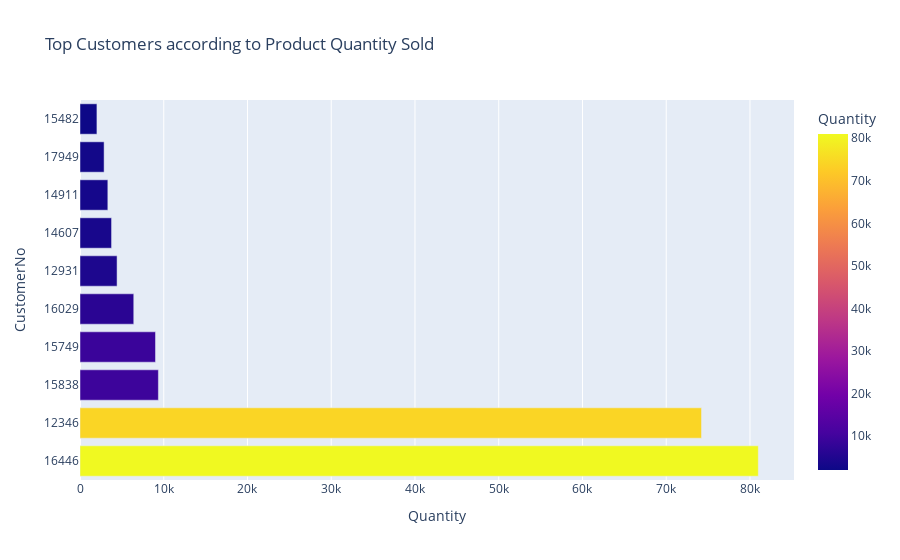

Here is the notebook cell this chart was saved with:
### Code cell
# Grouping CustomerNo with Quantity
top_customer_by_quantity = df_cancel.groupby(['CustomerNo'])['Quantity'].sum().reset_index()
top_customer_by_quantity = top_customer_by_quantity.sort_values(by=['Quantity'], ascending = False)

# Horizontal bar plot for top customers by quantity
fig_customer_quantity = px.bar(top_customer_by_quantity.head(10), x="Quantity", y="CustomerNo", color="Quantity", orientation='h', title="Top Customers according to Product Quantity Sold")
fig_customer_quantity.update_xaxes(title="Quantity")
fig_customer_quantity.update_yaxes(title="CustomerNo", type = 'category')
fig_customer_quantity.show()

### Figure 1 — Plotly figure (JSON) as saved in the notebook; plotly's stock layout.template omitted (floating-point values rounded to 4 significant figures)
{"data": [{"alignmentgroup": "True", "hovertemplate": "Quantity=%{marker.color}<br>CustomerNo=%{y}<extra></extra>", "legendgroup": "", "marker": {"color": [80995, 74215, 9360, 9014, 6420, 4427, 3768, 3324, 2878, 2022], "coloraxis": "coloraxis", "pattern": {"shape": ""}}, "name": "", "offsetgroup": "", "orientation": "h", "showlegend": false, "textposition": "auto", "type": "bar", "x": [80995, 74215, 9360, 9014, 6420, 4427, 3768, 3324, 2878, 2022], "xaxis": "x", "y": [16446, 12346, 15838, 15749, 16029, 12931, 14607, 14911, 17949, 15482], "yaxis": "y"}], "layout": {"barmode": "relative", "coloraxis": {"colorbar": {"title": {"text": "Quantity"}}, "colorscale": [[0, "#0d0887"], [0.1111, "#46039f"], [0.2222, "#7201a8"], [0.3333, "#9c179e"], [0.4444, "#bd3786"], [0.5556, "#d8576b"], [0.6667, "#ed7953"], [0.7778, "#fb9f3a"], [0.8889, "#fdca26"], [1, "#f0f921"]]}, "legend": {"tracegroupgap": 0}, "title": {"text": "Top Customers according to Product Quantity Sold"}, "xaxis": {"anchor": "y", "domain": [0, 1], "title": {"text": "Quantity"}}, "yaxis": {"anchor": "x", "domain": [0, 1], "title": {"text": "CustomerNo"}, "type": "category"}}}
